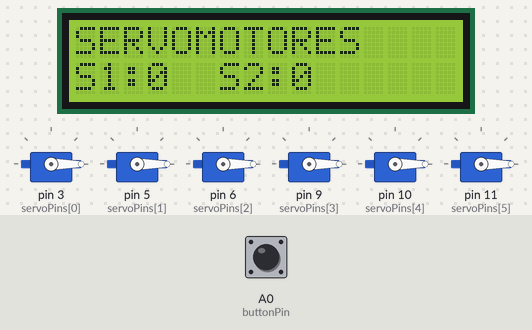
The sketch below on a simulated Arduino Uno, built with avr-gcc and run on an emulated ATmega328P. On the bench: 6 × servo, 16×2 character LCD. Inputs (shaded band) come from the test bench; at power-on: A0 (buttonPin) LOW. What the sketch prints to the serial monitor is not drawn.

Above: at 1.2 s.
1.3 s: A0 (buttonPin) pulled HIGH for 0.15 s
At 2.6 s:
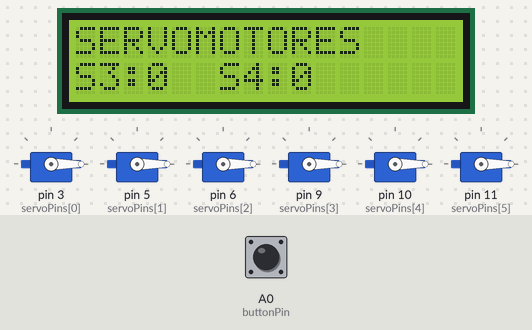
2.9 s: A0 (buttonPin) pulled HIGH for 1 s
At 5.3 s:
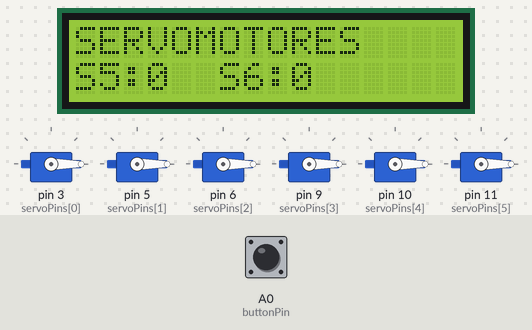
Timing chart, 0 to 6.8 s (numbered marks = the images above; inputs shaded):
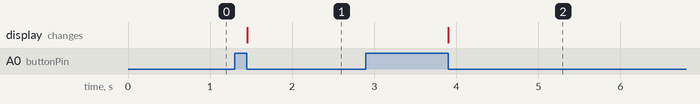

Measured:
- after the input at 1.3 s, the display: changes after 0.16 s (image 1)
- after the input at 2.9 s, the display: changes after 1.0 s (image 2)

The sketch:

5_servomotor.ino
```cpp
#include <LiquidCrystal.h>
#include <Servo.h>

#define buttonPin A0

// Pines para los servos y el botón
const int servoPins[6] = {3, 5, 6, 9, 10, 11};
Servo servos[6];

// Pines para la pantalla LCD (RS, E, D4, D5, D6, D7)
LiquidCrystal lcd(2, 4, 7, 8, 12, 13);

// Variables para el menú
int menuIndex = 0;
const int numMenus = 3;
int angles[6] = {0, 0, 0, 0, 0, 0}; // Valores iniciales de los ángulos
String inputBuffer = "";

void setup() {
  // Configurar servos
  for (int i = 0; i < 6; i++) {
    servos[i].attach(servoPins[i]);
    servos[i].write(angles[i]);
  }

  // Configurar la pantalla LCD
  lcd.begin(16, 2);

  // Configurar el botón
  pinMode(buttonPin, INPUT);

  // Configurar la comunicación serie
  Serial.begin(9600);

  // Enviar la trama inicial
  sendAngles();

  // Mostrar el primer menú
  displayMenu();
}

void loop() {
  // Leer el estado del botón para navegar en el menú
  if (digitalRead(buttonPin) == HIGH) {
    while(digitalRead(buttonPin)) {}
    menuIndex = (menuIndex + 1) % numMenus;
    displayMenu();
  }

  // Leer ángulos continuamente
  if (Serial.available() > 0) {
    char inChar = Serial.read();
    if (inChar == '-') {
      processAngles();
      displayMenu();  // Actualiza la pantalla con los nuevos valores
    } else {
      inputBuffer += inChar;
    }
  }
}

// Función para enviar los ángulos como una trama
void sendAngles() {
  String trama = "";
  for (int i = 0; i < 6; i++) {
    trama += String(angles[i]);
    if (i < 5) {
      trama += ",";
    }
  }
  trama += "-";
  Serial.println(trama);
}

// Función para mostrar el menú en la LCD
void displayMenu() {
  lcd.clear();
  lcd.setCursor(0, 0);
  lcd.print("SERVOMOTORES");

  switch (menuIndex) {
    case 0:
      lcd.setCursor(0, 1);
      lcd.print("S1:" + String(angles[0]) + "  S2:" + String(angles[1]));
      break;
    case 1:
      lcd.setCursor(0, 1);
      lcd.print("S3:" + String(angles[2]) + "  S4:" + String(angles[3]));
      break;
    case 2:
      lcd.setCursor(0, 1);
      lcd.print("S5:" + String(angles[4]) + "  S6:" + String(angles[5]));
      break;
  }
}

// Función para procesar la trama recibida y actualizar los ángulos
void processAngles() {
  int index = 0;
  int start = 0;
  int end = inputBuffer.indexOf(',');

  while (end != -1 && index < 6) {
    angles[index] = inputBuffer.substring(start, end).toInt();
    start = end + 1;
    end = inputBuffer.indexOf(',', start);
    index++;
  }

  angles[index] = inputBuffer.substring(start).toInt(); // último ángulo

  // Actualizar los servos con los nuevos ángulos
  for (int i = 0; i < 6; i++) {
    servos[i].write(angles[i]);
  }

  // Limpiar el buffer para la siguiente lectura
  inputBuffer = "";

  // Enviar la nueva trama de ángulos
  sendAngles();
}
```
